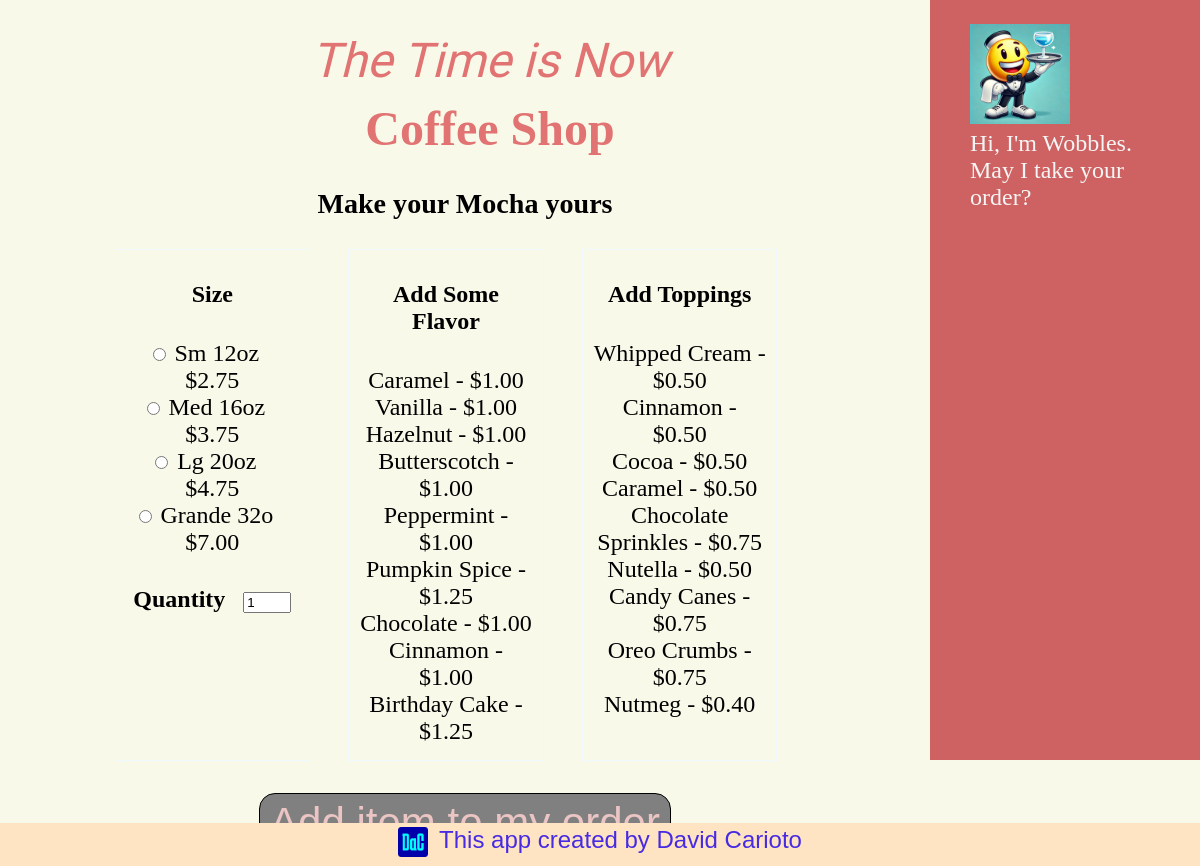
/pos/3, run on the app's committed database.
### pos/models.py (models this page shows, shortened)
class Drink(models.Model):
    drink_name = models.CharField(max_length=20)
    def __str__(self):
        return self.drink_name

class Size(models.Model):
    drink = models.ForeignKey(Drink, on_delete=models.CASCADE)
    size_name = models.CharField(max_length=20)
    size_cost = models.FloatField(default=1.00)
    def __str__(self):
        return self.size_name

class Flavor(models.Model):
    flavor_name = models.CharField(max_length=20)
    flavor_upcharge = models.FloatField(default=0.00)

class Topping(models.Model):
    topping_name = models.CharField(max_length=20)
    topping_upcharge = models.FloatField(default=0.00)

### pos/views.py (the view)
# urls.py: path("<int:drink_id>", views.build, name="build"),
def build(request, drink_id):
    if request.method == "POST":
        order = request.session.get("order", [])
        request.session["item_sequence"] += 1
        item_sequence = request.session["item_sequence"]
        selected_drink = request.POST.get("drink")
        drink = get_object_or_404(Drink, drink_name=selected_drink)
        selected_size = drink.size_set.get(pk=request.POST["size"])
        selected_flavors = request.POST.getlist("flavor")
        flavor_obs = Flavor.objects.filter(pk__in=selected_flavors)
        flav_prices = [
            {"name": flavor.flavor_name, "price": flavor.flavor_upcharge}
            for flavor in flavor_obs
        ]
        flav_cost_tot = sum(flavor["price"] for flavor in flav_prices)
        selected_toppings = request.POST.getlist("topping")
        topp_obs = Topping.objects.filter(pk__in=selected_toppings)
        topp_prices = [
            {"name": topping.topping_name, "price": topping.topping_upcharge}
            for topping in topp_obs
        ]
        topp_cost_tot = sum(topp["price"] for topp in topp_prices)
        quant = int(request.POST.get("quantity"))
        drink_tot = (flav_cost_tot + topp_cost_tot + selected_size.size_cost) * quant
        data = {
            "item_sequence": item_sequence,
            "drink": selected_drink,
            "size": selected_size.to_dict(),
            "flavors": flav_prices,
            "toppings": topp_prices,
            "quantity": quant,
            "total_cost": drink_tot,
        }
        order.append(data)
        request.session["order"] = order
        request.session.modified = True
        return render(request, "pos/success.html", {"data": data})
    else:
        drink = get_object_or_404(Drink.objects.filter(pk=drink_id))
        sizes = Size.objects.filter(drink=drink)
        flavors = Flavor.objects.all()
        toppings = Topping.objects.all()
        return render(
            request,
            "pos/build.html",
            {"drink": drink, "sizes": sizes, "flavor": flavors, "topping": toppings},
        )

### pos/context_processors.py (called while the page is built)
def current_order(request):
    order = request.session.get("order", [])
    subtot = 0
    for drink in order:
        subtot = subtot + float(drink["total_cost"])
    order_total = round(subtot * tax, 2)
    tax_amount = round(subtot * (tax - 1), 2)
    return {
        "current_order": order,
        "subtotal": subtot,
        "tax_amount": tax_amount,
        "order_total": order_total,
        "tax": ((tax - 1) * 100),
    }

### pos/templates/pos/build.html (shortened to what this page needs)
{% extends "pos/base.html" %}
{% load static %}
{% block styles %}<link rel="stylesheet" href="{% static 'pos/build.css' %}">{% endblock %}
{% block content %}
    <h3>Make your {{drink.drink_name}} yours</h2>
        <form method='post' id="formblock">
              <div id="extrasdiv">
                <div class='indiv'>
                  {% if sizes %}
                  <h4>Size</h4>
                  {% for size in sizes %}
                  <input type="radio"  name="size" id="{{size.id}}" value="{{size.id}}" required>
                  <label for="{{size.id}}" id="sizelist" >{{size}}   &nbsp&nbsp  ${{size.size_cost|floatformat:2}} </label><br>
                  {% endfor %}
                  {% endif %}
                  <p id="quantlab">Quantity &nbsp&nbsp<input type="number" name="quantity" value="1" min="1" max="9"></p>
                  <br>
                </div>
                <div class='indiv'>
                  <h4>Add Some Flavor</h4>
                  {% if flavor %}
                  {% for flav in flavor %}
                  <label for="flavor_{{flav.id}}" class="flav_lab">{{flav.flavor_name}} - ${{flav.flavor_upcharge|floatformat:2}}</label><br>
                  {% endfor %}
                  {% else %}
                  <p>No flavors are currently available</p>
                  {% endif %}
                </div>
                <div class='indiv'>
                  <h4>Add Toppings</h4>
                  {% if topping %}
                  {% for topp in topping%}
                  <label for="topping_{{topp.id}}" class="topp_lab">{{topp.topping_name}} - ${{ topp.topping_upcharge|floatformat:2}}</label><br>
                  {% endfor %}
                  {% else %}
                  <p>No toppings are currently available</p>
                  {% endif %}
                </div>
              </div>
            <br>
            <div id="subdiv">
            </div>
          </form>
{% endblock %}

### pos/static/pos/base.css (style rules this page uses)
:root { background-color: rgb(249, 249, 234); color: black; font-size: 1.5rem; }

### pos/static/pos/build.css (style rules this page uses)
#sizelist { display: inline-flexbox; }
#quantlab { font-weight: bold; margin-top: 30px; }
#extrasdiv { display: flex; justify-content: center; margin: 0 auto; text-align: center; }
#subdiv { display: flex; justify-content: center; align-items: center; }
.indiv { margin-right: 38px; border: 1px solid aliceblue; padding: 0 10px 15px 10px; width: 19%; }
h3 { text-align: center; }

### data on the page
Drink: drink_name "Mocha"
Size: size_name "Sm 12oz", size_cost "2.75"
Size: size_name "Med 16oz", size_cost "3.75"
Size: size_name "Lg 20oz", size_cost "4.75"
Size: size_name "Grande 32o", size_cost "7.00"
Flavor: flavor_name "Caramel", flavor_upcharge "1.00"
Flavor: flavor_name "Vanilla", flavor_upcharge "1.00"
Flavor: flavor_name "Hazelnut", flavor_upcharge "1.00"
Flavor: flavor_name "Butterscotch", flavor_upcharge "1.00"
Flavor: flavor_name "Peppermint", flavor_upcharge "1.00"
Flavor: flavor_name "Pumpkin Spice", flavor_upcharge "1.25"
Flavor: flavor_name "Chocolate", flavor_upcharge "1.00"
Flavor: flavor_name "Cinnamon", flavor_upcharge "1.00"
Flavor: flavor_name "Birthday Cake", flavor_upcharge "1.25"
Topping: topping_name "Whipped Cream", topping_upcharge "0.50"
Topping: topping_name "Cinnamon", topping_upcharge "0.50"
Topping: topping_name "Cocoa", topping_upcharge "0.50"
Topping: topping_name "Caramel", topping_upcharge "0.50"
Topping: topping_name "Chocolate Sprinkles", topping_upcharge "0.75"
Topping: topping_name "Nutella", topping_upcharge "0.50"
Topping: topping_name "Candy Canes", topping_upcharge "0.75"
Topping: topping_name "Oreo Crumbs", topping_upcharge "0.75"
Topping: topping_name "Nutmeg", topping_upcharge "0.40"
